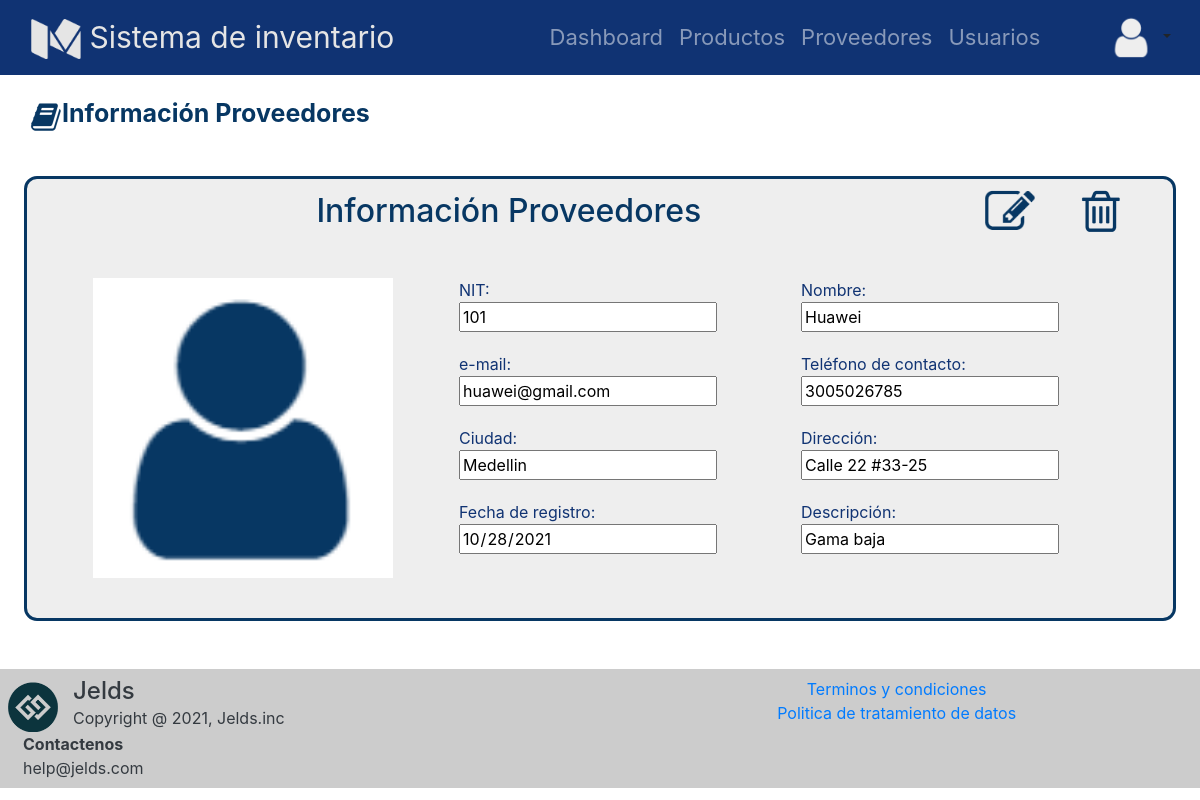
Page /proveedores/informacion/101 on the committed database.
### tables this page shows
CREATE TABLE proveedor (id_prov INTEGER NOT NULL, nom_prov VARCHAR (25) NOT NULL, dirección_prov VARCHAR (30) NOT NULL, email_prov VARCHAR NOT NULL, fecha_ingreso_prov DATETIME DEFAULT CURRENT_TIMESTAMP, img_prov VARCHAR, ciudad_prov VARCHAR (30) NOT NULL, tel_prov INTEGER, desc_prov TEXT, PRIMARY KEY (id_prov));

### app.py (the view)
@app.route("/proveedores/informacion/<int:id>", methods=["GET"])
def info_proveedor_vista(id):
    proveedor=get_one_proveedor(id)
    submenu="Información"
    menu="Proveedores"
    return render_template('formularioProUser.html', submenu=submenu, menu=menu, tabla=proveedor)

### database/database_controller.py (called while the page is built)
def get_one_proveedor(id):
    db = get_db()
    cursor = db.cursor()
    statement= "SELECT id_prov,nom_prov,dirección_prov,email_prov,ciudad_prov,img_prov,fecha_ingreso_prov,desc_prov,tel_prov FROM proveedor WHERE id_prov=?;"
    cursor.execute(statement,[id])
    return cursor.fetchone()

### database/db.py (called while the page is built)
def get_db():
    try:
        if 'db' not in g:
            g.db = sqlite3.connect('database/inventario.db')
        return g.db
    except Error:
        print("Error en la base de datos: " + Error)

### templates/formularioProUser.html (shortened to what this page needs)
{% extends "base.html" %}
{% block css %}
<link rel="stylesheet" href="{{ url_for('static', filename='css/normalize.min.css') }}">
<link rel="stylesheet" href="https://cdn.jsdelivr.net/npm/bootstrap@4.5.3/dist/css/bootstrap.min.css">
<link rel="stylesheet" href="{{ url_for('static', filename='css/estiloproducto.css') }}">
{% endblock %}
{% block content %}
<section >
    <div class="nombre_titulo">
        <div class="img">
            {% if submenu=='Registrar' %}
            <img src="{{ url_for('static', filename='img/add.png') }}" alt="" width="32" height="32" class="d-inline-block align-text-top">
            {% elif submenu=='Editar' %}
            <img src="{{ url_for('static', filename='img/edit.png') }}" alt="" width="32" height="32" class="d-inline-block align-text-top">
            {% else %}
            <img src="{{ url_for('static', filename='img/info.png') }}" alt="" width="32" height="32" class="d-inline-block align-text-top">
            {% endif %}
        </div>
        <div class="nombre">
            <p>{{submenu}} {{menu}}</p>
        </div>
    </div>
    <div class="presentacion">
        <div class="container">
            <div class="row m-sm-2" id="contenedor_titulo">
                <div class="col-10">
                     <h2>{{submenu}} {{menu}}</h2>
                 </div>
                 {%if submenu=='Registrar' or submenu =='Editar'%}
                 <div class="col" id="col_2">
                     <input type="submit" form="formulario" class="btn btn-outline-success" id="btn_enviar" value="" onsubmit="send()">
                 </div>
                 <div class="col" id="col_2">
                     <input type="reset" form="formulario" class="btn btn-outline-danger" id="btn_cancelar" onclick="location.reload()" value="">
                 </div>
                 {%elif submenu=='Información'%}
                <div class="col" id="col_2">
                    {% if menu=='Productos' %}
                    <a href="{{url_for('editar_producto_vista') }}">
                    {% elif menu=='Proveedores' %}
                    <a href="{{url_for('editar_proveedor_vista',id=tabla[0])}}">
                    {% else %}
                    <a href="{{url_for('editar_usuario_vista',id=tabla[0])}}">
                    {% endif %}
                        <img src={{ url_for('static', filename='img/edit.png') }}  width="50" class="sobre"/>
                    </a>
                </div>
                <div class="col" id="col_2">
                        <a href="#eliminar{{tabla[0]}}" data-toggle="modal"><input type="image" width="48" src={{ url_for('static', filename='img/delete.png') }} class="sobre" id="btn-eliminar"/></a>
                </div>
                 {% endif %}
            </div>
        </div>
        <div class="foto-formulario">
            {%if submenu == 'Editar'%}
            <div class="foto_producto">
                <div class="contenedor_img">
                    <div id="preview" class="imagen"><img src="/static/img/{{tabla[5]}}" alt=""></div>
                </div>
                <div class="input-group">
                    <input type="file" accept="image/*" form="formulario" name="img" class="" id="seleccionArchivos" aria-describedby="inputGroupFileAddon04" aria-label="Upload" onclick="previsualizar()">
                    <script src="/static/js/script.js"></script>
                </div>
            </div>
            <div class="formulario">
                <form action="/update-{{menu}}"  id="formulario" method="POST">
                    {%if menu=='Usuarios'%}
                    <div>
                        <p>
                            Identificación:
                        </p>
                        <input readonly value="{{tabla[0]}}" maxlength="10" minlength="7" name="content" type="number">
                    </div>
                    {%else%}
                    <div>
                        <p>
                            NIT:
                        </p>
                        <input readonly value="{{tabla[0]}}" name="id" autofocus type="number">
                    </div>
                    {%endif%}
                    <div>
                        <p for="">
                            Nombre:
                        </p>
                        <input value="{{tabla[1]}}" name="nombre" type="text" minlength="2">
                    </div>
                    {%if menu=='Usuarios'%}
                    <div>
                        <p for="">
                            Usuario:
                        </p>
                        <input readonly  value="{{tabla[2]}}" name="usuario" id="contra" type="text" onsubmit="validar_contraseña()">
                    </div>
                    {%else%}
                    <div>
                        <p for="">
                            e-mail:
                        </p>
                        <input value="{{tabla[3]}}" name="email" type="email">
                    </div>
                    {%endif%}
                    {%if menu=='Usuarios'%}
                    <div>
                        <p for="">
                            Contraseña:
                        </p>
                        <input value="{{tabla[3]}}" name="password" type="password" id="password">
                    </div>
                    {%else%}
                    <div>
                        <p for="">
                            Teléfono de contacto:
                        </p>
                        <input value="{{tabla[8]}}" name="telefono" type="number" min="3000000000" max="3600000000">
                    </div>
                    {%endif%}
                    {%if menu=='Usuarios'%}
                    <div>
                        <p for="">
                            E-mail:
                        </p>
                        <input value="{{tabla[4]}}" name="email" type="email">
                    </div>
                    {%else%}
                    <div>
                        <p for="">
                            Ciudad:
                        </p>
                        <input value="{{tabla[4]}}" name="ciudad" type="text">
                    </div>
                    {%endif%}
                    {%if menu=='Usuarios'%}
                    <div>
                        <p for="">
                            Teléfono de contacto:
                        </p>
                        <input value="{{tabla[8]}}" name="telefono" type="number" min="3000000000" max="3600000000">
                    </div>
                    {%else%}
                    <div>
                        <p for="">
                            Dirección:
                        </p>
                        <input value="{{tabla[2]}}" name="direccion" type="text" min="">
                    </div>
                    {%endif%}
                    <div>
                        <p for="">
                            Fecha de registro:
                        </p>
                        <input value="{{tabla[6]}}" type="date" name="fregistro" placeholder="dd/mm/aaaa" required>
                    </div>
                    {%if menu!='Usuarios'%}
                    <div>
                        <p for="">
                            Descripción:
                        </p>
                        <input value="{{tabla[7]}}" name="descripcion" type="text">
                    </div>
                    <div>
                    {%endif%}
                    {% if menu=='Usuarios' %}
                    <div>
                        <p for="">
                            Rol:
                        </p>
                        <select name="rol">
                            {%if tabla[7]=='1'%}
                            <option value="1">Usuario final</option>
                            <option value="2">Administrador</option>
                            <option value="3">Super administrador</option>
                            {%elif tabla[7]=='2'%}
                            <option value="2">Administrador</option>
                            <option value="1">Usuario final</option>
                            <option value="3">Super administrador</option>
                            {%else%}
                            <option value="3">Super administrador</option>
                            <option value="1">Usuario final</option>
                            <option value="2">Administrador</option>
                            {%endif%}
                        </select>
                    </div>
                    {% endif %}
                </form>
            </div>
            {%elif submenu =='Información'%}
            <div class="foto_producto">
                <img src='/static/img/{{tabla[5]}}'/>
            </div>
            <div class="formulario">
                <form action="" method="GET">
                    {%if menu=='Usuarios'%}
                    <div>
                        <p>
                            Identificación:
                        </p>
                        <input readonly value="{{tabla[0]}}" maxlength="10" minlength="7" name="content" type="number">
                    </div>
                    {%else%}
                    <div>
                        <p>
                            NIT:
                        </p>
                        <input readonly value="{{tabla[0]}}" autofocus type="number">
                    </div>
                    {%endif%}
                    <div>
                        <p for="">
                            Nombre:
                        </p>
                        <input readonly value="{{tabla[1]}}" name="nombre" type="text" minlength="2">
                    </div>
                    {%if menu=='Usuarios'%}
                    <div>
                        <p for="">
                            Usuario:
                        </p>
                        <input readonly value="{{tabla[2]}}" name="usuario" id="contra" type="text" onsubmit="validar_contraseña()">
                    </div>
                    {%else%}
                    <div>
                        <p for="">
                            e-mail:
                        </p>
                        <input readonly value="{{tabla[3]}}" name="email" type="email">
                    </div>
                    {%endif%}
                    {%if menu=='Usuarios'%}
                    <div>
                        <p for="">
                            Password:
                        </p>
                        <input readonly value="{{tabla[3]}}" name="password" type="password">
                    </div>
                    {%else%}
                    <div>
                        <p for="">
                            Teléfono de contacto:
                        </p>
                        <input  readonly value="{{tabla[8]}}" name="telefono" type="number" min="3000000000" max="3600000000">
                    </div>
                    {%endif%}
                    {%if menu=='Usuarios'%}
                    <div>
                        <p for="">
                            E-mail:
                        </p>
                        <input readonly value="{{tabla[4]}}" name="email" type="email">
                    </div>
                    {%else%}
                    <div>
                        <p for="">
                            Ciudad:
                        </p>
                        <input readonly value="{{tabla[4]}}" name="ciudad" type="text">
                    </div>
                    {%endif%}
                    {%if menu=='Usuarios'%}
                    <div>
                        <p for="">
                            Teléfono de contacto:
                        </p>
                        <input readonly value="{{tabla[8]}}" name="telefono" type="number" min="3000000000" max="3600000000">
                    </div>
                    {%else%}
                    <div>
                        <p for="">
                            Dirección:
                        </p>
                        <input readonly value="{{tabla[2]}}" name="direccion" type="text" min="">
                    </div>
                    {%endif%}
                    <div>
                        <p for="">
                            Fecha de registro:
                        </p>
                        <input readonly value="{{tabla[6]}}" type="date" name="fregistro" placeholder="dd/mm/aaaa" required>
                    </div>
                    {%if menu!='Usuarios'%}
                    <div>
                        <p for="">
                            Descripción:
                        </p>
                        <input readonly value="{{tabla[7]}}" name="descripcion" type="text">
                    </div>
                    {%endif%}
                </form>
            </div>
            {%endif%}
        </div>
    </div>
</section>
{% endblock %}

### static/css/estiloproducto.css (style rules this page uses)
.nombre_titulo { margin: 20px 30px 10px 30px; font-size: 25px; font-weight: bold; display: flex; }
.nombre { color: #073763 !important; }
.img { margin-top: 3px; }
.presentacion h2 { margin-top: 5px; padding-bottom: 20px; text-align: center; color: #073763; }
.foto-formulario { display: grid !important; grid-template-columns: 1fr 2fr; gap: 50px; margin: 20px 50px 20px 50px; }
.foto_producto { text-align: center; }
.foto_producto img { width: 300px; margin-bottom: 20px;; }
.formulario form { display: grid !important; gap: 20px; grid-template-columns: repeat(2, 1fr); }
.formulario form input { width: 80%; }
.presentacion { margin-top: 40px !important; background-color: #eeeeee; border: solid; border-color: #073763; border-radius: 13px; margin: auto; width: 96%; }
.presentacion h2 { margin-top: 5px; text-align: center; color: #073763; }
#col_2 { position: relative; display: grid; justify-content: center; }

### static/css/estiloheader.css (style rules this page uses)
body { color: white }
body section { color: #103373; }
col h4, p { margin-bottom: 0px; text-align: left; }

### rows in the picture
proveedor: img_prov (picture), id_prov "101", nombre "Huawei", email "huawei@gmail.com", telefono "3005026785", ciudad "Medellin", direccion "Calle 22 #33-25", fregistro "10/28/2021", descripcion "Gama baja"

### other values in the picture
{{ submenu }} "Información"
{{ menu }} "Proveedores"
